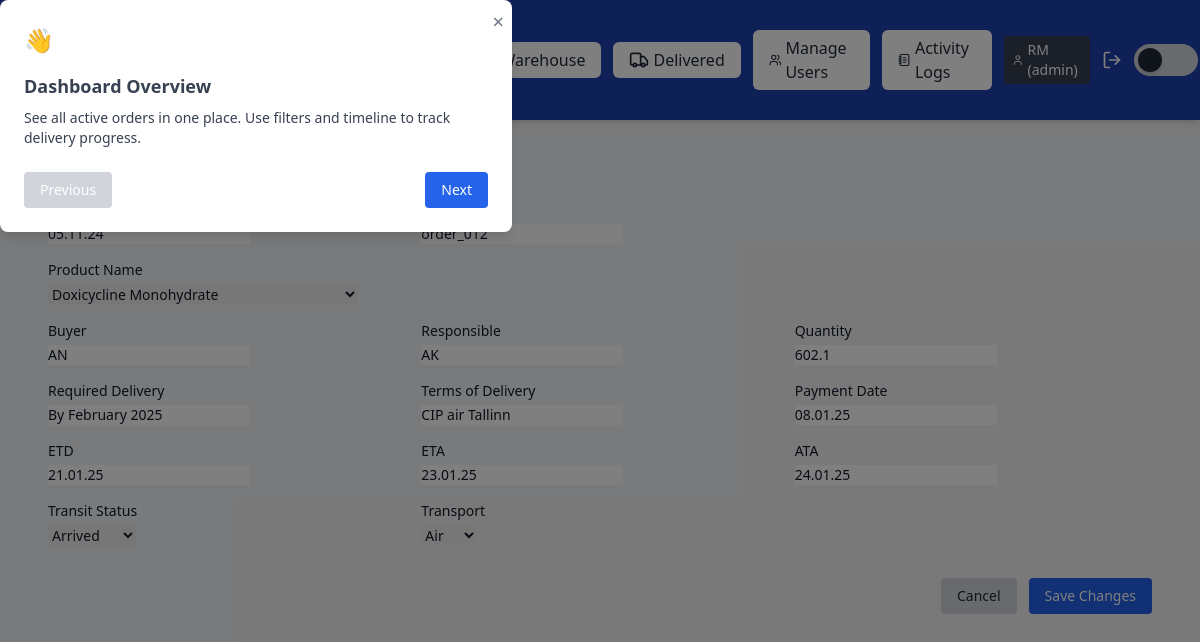
The page /edit_order/113 (signed in) on the database its author committed.
### app/models.py (models this page shows, shortened)
class User(db.Model):
    id = db.Column(db.Integer, primary_key=True)
    username = db.Column(db.String(100), unique=True, nullable=False)
    password_hash = db.Column(db.String(128))
    role = db.Column(db.String(50), default='user')

class Order(db.Model):
    id = db.Column(db.Integer, primary_key=True)
    user_id = db.Column(db.Integer, db.ForeignKey('user.id'), nullable=False)
    order_date = db.Column(db.String(10), nullable=False)
    order_number = db.Column(db.String(50), nullable=True)
    product_name = db.Column(db.String(100), nullable=False)
    buyer = db.Column(db.String(100), nullable=False)
    responsible = db.Column(db.String(100), nullable=False)
    quantity = db.Column(db.String(50), nullable=False)
    required_delivery = db.Column(db.String(10), nullable=True)
    terms_of_delivery = db.Column(db.String(100), nullable=True)
    payment_date = db.Column(db.String(10))
    etd = db.Column(db.String(10), nullable=True)
    eta = db.Column(db.String(10), nullable=True)
    ata = db.Column(db.String(10))
    transit_status = db.Column(db.String(20), nullable=False)
    transport = db.Column(db.String(20), nullable=False)
    pod_filename = db.Column(db.String(120))

### app/routes/order_routes.py (the view, shortened to what this page needs)
@order_bp.route('/edit_order/<int:order_id>', methods=["GET", "POST"])
@login_required
def edit_order(order_id):
    order = Order.query.get_or_404(order_id)
    if not can_edit(current_user.role) and order.user_id != current_user.id:
        if request.method == "POST":
            return jsonify({'success': False, 'message': 'You do not have permission to edit this order.'}), 403
        else:
            flash("You do not have permission to edit this order.", "danger")
            return redirect(url_for('dashboard.dashboard'))
    if request.method == "GET":
        return render_template("edit_order.html", order=order)

### app/roles.py (called while the page is built)
def can_edit(role):
    return ROLE_PERMISSIONS.get(role, {}).get('can_edit', False)

### app/routes/__init__.py (called while the page is built)
def inject_globals():
    return dict(current_user=current_user, current_path=request.path)

### app/templates/edit_order.html (shortened to what this page needs)
<!DOCTYPE html>
<html lang="en">
<head>
  <script src="https://cdn.tailwindcss.com"></script>
  <link href="https://cdn.jsdelivr.net/npm/tom-select@2.2.2/dist/css/tom-select.css" rel="stylesheet" />
</head>
<body class="m-0 p-0 bg-gray-100 text-gray-900 dark:bg-gray-900 dark:text-gray-100 min-h-screen transition-colors">
  {% include '_navbar.html' %}
  <main class="p-6 max-w-6xl mx-auto">
    <h1 class="text-2xl font-semibold flex items-center gap-2 mb-6">✏️ Edit Order</h1>
    <form method="POST" class="grid grid-cols-1 sm:grid-cols-2 lg:grid-cols-3 gap-4 text-sm">
      <div>
        <label for="order_date" class="block font-medium mb-1">Order Date</label>
        <input type="text" id="order_date" name="order_date" value="{{ order.order_date }}" placeholder="DD.MM.YY"
          class="form-input dark:bg-gray-800 dark:border-gray-600 dark:text-gray-100" required>
      </div>
      <div>
        <label for="order_number" class="block font-medium mb-1">Order #</label>
        <input type="text" id="order_number" name="order_number" value="{{ order.order_number }}"
          class="form-input dark:bg-gray-800 dark:border-gray-600 dark:text-gray-100" required>
      </div>
      <div class="sm:col-span-2 lg:col-span-3">
        <label for="edit-product_name" class="block font-medium mb-1">Product Name</label>
        <select id="edit-product_name" name="product_name"
          class="form-input dark:bg-gray-800 dark:border-gray-600 dark:text-gray-100"
          data-current="{{ order.product_name | e }}"></select>
      </div>
      {% for field in [
        ('buyer', 'Buyer'), ('responsible', 'Responsible'), ('quantity', 'Quantity'),
        ('required_delivery', 'Required Delivery'), ('terms_of_delivery', 'Terms of Delivery'),
        ('payment_date', 'Payment Date'), ('etd', 'ETD'), ('eta', 'ETA'), ('ata', 'ATA')
      ] %}
      <div>
        <label for="{{ field[0] }}" class="block font-medium mb-1">{{ field[1] }}</label>
        <input type="{{ 'number' if field[0] == 'quantity' else 'text' }}"
               id="{{ field[0] }}" name="{{ field[0] }}"
               value="{{ getattr(order, field[0]) }}" step="0.01"
               placeholder="{{ 'DD.MM.YY' if field[0] not in ['buyer', 'responsible', 'terms_of_delivery'] and field[0] != 'quantity' else '' }}"
               class="form-input dark:bg-gray-800 dark:border-gray-600 dark:text-gray-100">
      </div>
      {% endfor %}
      <div>
        <label for="transit_status" class="block font-medium mb-1">Transit Status</label>
        <select id="transit_status" name="transit_status"
          class="form-input dark:bg-gray-800 dark:border-gray-600 dark:text-gray-100">
          <option value="arrived" {% if order.transit_status == 'arrived' %}selected{% endif %}>Arrived</option>
        </select>
      </div>
      <div>
        <label for="transport" class="block font-medium mb-1">Transport</label>
        <select id="transport" name="transport"
          class="form-input dark:bg-gray-800 dark:border-gray-600 dark:text-gray-100">
          <option value="air" {% if order.transport == 'air' %}selected{% endif %}>Air</option>
        </select>
      </div>
      <div class="sm:col-span-2 lg:col-span-3 flex justify-end gap-3 pt-4">
        <a href="{{ url_for('dashboard.dashboard') }}"
          class="px-4 py-2 bg-gray-300 text-gray-800 rounded hover:bg-gray-400 dark:bg-gray-600 dark:text-gray-100 dark:hover:bg-gray-500">
          Cancel
        </a>
        <button type="submit"
          class="px-4 py-2 bg-blue-600 text-white rounded hover:bg-blue-700 dark:bg-blue-500 dark:hover:bg-blue-600">
          Save Changes
        </button>
      </div>
    </form>
  </main>
</body>
</html>

### app/templates/_navbar.html (shortened to what this page needs)
<header
  class="sticky top-0 z-50 flex justify-between items-center px-4 sm:px-6 py-2 sm:py-3 bg-blue-800 text-white shadow-md">
  <div class="flex items-center space-x-3">
    <h1 class="text-base sm:text-2xl font-semibold">Supply Tracker Dashboard</h1>
    <a href="{{ url_for('onboarding.show_onboarding') }}"
      class="ml-4 px-3 py-1.5 bg-blue-600 text-white text-sm rounded hover:bg-blue-700 transition flex items-center gap-1">
    </a>
  </div>
  <div class="flex items-center space-x-2 sm:space-x-3">
    <a href="{{ url_for('dashboard.dashboard') }}" class="px-4 py-1.5 rounded-md font-medium transition-all duration-200 flex items-center gap-1
       {{ 'bg-yellow-500 text-white text-lg font-bold' if current_path.startswith(url_for('dashboard.dashboard')) else 'bg-white text-gray-800 dark:bg-gray-700 dark:text-white' }}
       hover:bg-opacity-80 hover:shadow-md">
    </a>
    <a href="{{ url_for('warehouse.warehouse') }}" class="px-4 py-1.5 rounded-md font-medium transition-all duration-200 flex items-center gap-1
       {{ 'bg-blue-600 text-white text-lg font-bold' if current_path.startswith(url_for('warehouse.warehouse')) else 'bg-white text-gray-800 dark:bg-gray-700 dark:text-white' }}
       hover:bg-opacity-80 hover:shadow-md">
      Warehouse
    </a>
    <a href="{{ url_for('delivered.delivered') }}" class="px-4 py-1.5 rounded-md font-medium transition-all duration-200 flex items-center gap-1
       {{ 'bg-purple-600 text-white text-lg font-bold' if current_path.startswith(url_for('delivered.delivered')) else 'bg-white text-gray-800 dark:bg-gray-700 dark:text-white' }}
       hover:bg-opacity-80 hover:shadow-md">
      <i data-lucide="truck" class="w-5 h-5"></i>
      Delivered
    </a>
    {% if current_user.role == 'admin' %}
    <a href="{{ url_for('admin.user_management') }}" class="px-4 py-1.5 rounded-md font-medium transition-all duration-200 flex items-center gap-1
   {{ 'bg-indigo-600 text-white text-lg font-bold' if current_path.startswith(url_for('admin.user_management')) else 'bg-white text-gray-800 dark:bg-gray-700 dark:text-white' }}
   hover:bg-opacity-80 hover:shadow-md">
      <i data-lucide="users" class="w-5 h-5"></i>
      Manage Users
    </a>
    {% endif %}
    <a href="{{ url_for('activity.activity_logs') }}" class="px-4 py-1.5 rounded-md font-medium transition-all duration-200 flex items-center gap-1
   {{ 'bg-amber-500 text-white text-lg font-bold' if current_path.startswith(url_for('activity.activity_logs')) else 'bg-white text-gray-800 dark:bg-gray-700 dark:text-white' }}
   hover:bg-opacity-80 hover:shadow-md">
      <i data-lucide="notebook-text" class="w-5 h-5"></i>
      Activity Logs
    </a>
    <span class="ml-4 px-2 py-1 rounded bg-gray-700 text-white text-sm flex items-center gap-1">
      <i data-lucide="user" class="w-4 h-4"></i>
      {{ current_user.username }} ({{ current_user.role }})
    </span>
    <a href="{{ url_for('auth.logout') }}" title="Logout" class="text-white hover:text-red-400 ml-1">
      <i data-lucide="log-out" class="w-5 h-5"></i>
    </a>
    <button id="dark-mode-toggle"
      class="relative inline-flex items-center h-5 w-10 sm:h-8 sm:w-16 rounded-full transition-colors duration-300 focus:outline-none flex-shrink-0"
      aria-label="Toggle dark mode">
      <span id="dark-mode-track"
        class="absolute inset-0 h-5 w-10 sm:h-8 sm:w-16 rounded-full bg-gray-300 dark:bg-gray-700 transition-colors duration-300"></span>
      <span id="dark-mode-thumb"
        class="absolute left-1 top-1 h-3 w-3 sm:h-6 sm:w-6 rounded-full bg-gray-800 dark:bg-gray-100 transform transition-transform duration-300 shadow-md dark:shadow-white/50 dark:translate-x-5 sm:dark:translate-x-8"></span>
    </button>
  </div>
  <div id="tourModal" class="fixed inset-0 bg-black bg-opacity-50 hidden z-50 items-center justify-center">
    <div class="bg-white dark:bg-gray-800 p-6 rounded-lg max-w-lg w-full shadow-lg relative">
      <button id="closeTourBtn"
        class="absolute top-2 right-2 text-gray-500 hover:text-gray-800 dark:hover:text-white text-xl">&times;</button>
      <h2 class="text-2xl font-bold mb-4">👋 Welcome to Supply Tracker!</h2>
      <div id="tourStepContent" class="text-sm text-gray-700 dark:text-gray-300 space-y-2"></div>
      <div class="mt-6 flex justify-between">
        <button id="prevStepBtn" class="px-4 py-2 bg-gray-300 dark:bg-gray-700 rounded text-sm"
          disabled>Previous</button>
        <button id="nextStepBtn" class="px-4 py-2 bg-blue-600 text-white rounded text-sm">Next</button>
      </div>
    </div>
  </div>
</header>

### rows shown on the page
User: username "RM", role "admin"
Order: order_date "05.11.24", order_number "order_012", product_name "Doxicycline Monohydrate", buyer "AN" "AK" "602.1" "By February 2025" "CIP air Tallinn" "08.01.25" "21.01.25" "23.01.25" "24.01.25", transit_status "Arrived", transport "Air"

### other values the page prints
{{ field[1] }} "Buyer" "Responsible" "Quantity" "Required Delivery" "Terms of Delivery" "Payment Date" "ETD" "ETA" "ATA"
